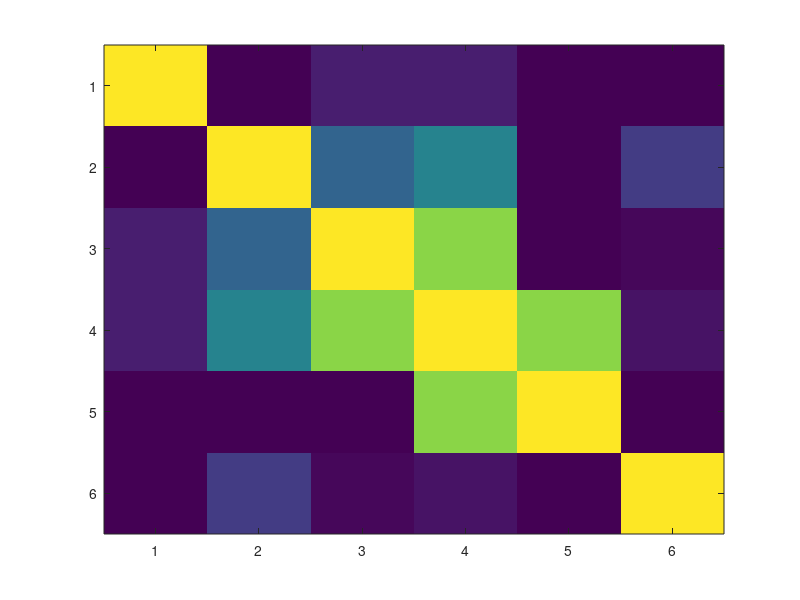

Source code (MATLAB): (Note: this script raises an error after producing the figure.)
% Model names
models = {'LogReg','RF','FFNN','BPNN','GRNN','ABC-FFNN'};

% Example p-value matrix from DeLong tests (Dataset 2)
% Rows vs Columns (symmetric matrix)
P = [
    1      0.0038 0.0820 0.0788 0.00001 0.00033;
    0.0038 1      0.3156 0.4392 0.0035  0.1733;
    0.0820 0.3156 1      0.8259 0.0015  0.0310;
    0.0788 0.4392 0.8259 1      0.8259  0.0625;
    0.00001 0.0035 0.0015 0.8259 1      0.0152;
    0.00033 0.1733 0.0310 0.0625 0.0152 1
];

figure('Color','white','Position',[200 200 600 500])

imagesc(P)
colormap(flipud(parula))
colorbar
caxis([0 0.1]) % emphasize significance threshold

xticks(1:length(models))
yticks(1:length(models))

xticklabels(models)
yticklabels(models)

title('Statistical Significance Matrix (DeLong Test p-values)')
xlabel('Model')
ylabel('Model')

% Add p-values on the heatmap
for i = 1:length(models)
    for j = 1:length(models)
        text(j,i,sprintf('%.3f',P(i,j)), ...
            'HorizontalAlignment','center','FontSize',10)
    end
end

grid on
